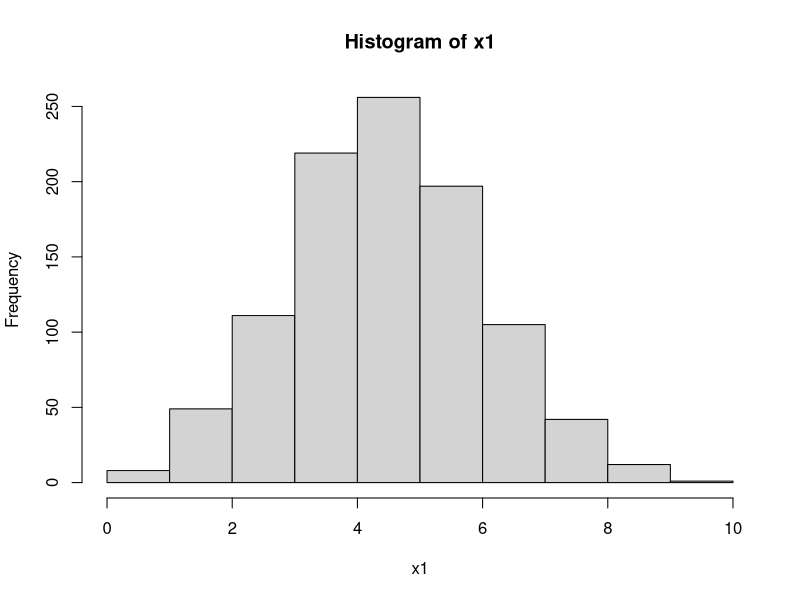
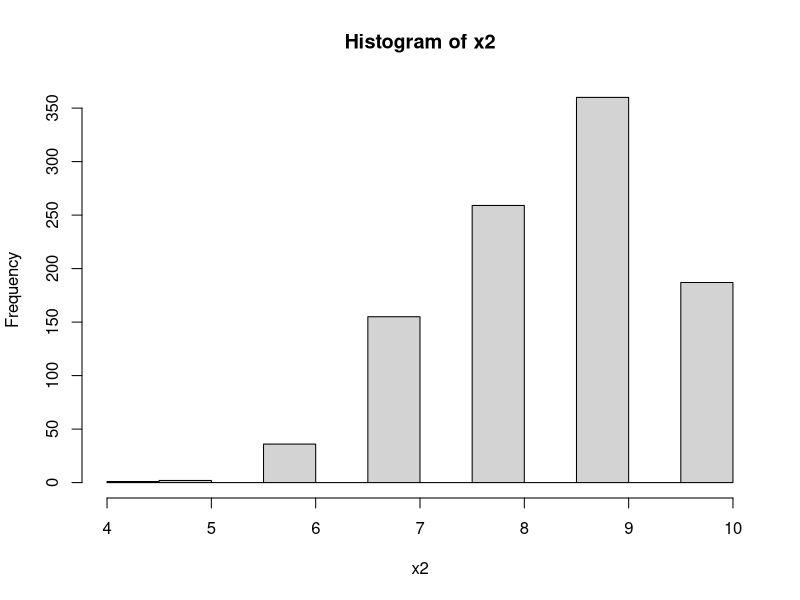
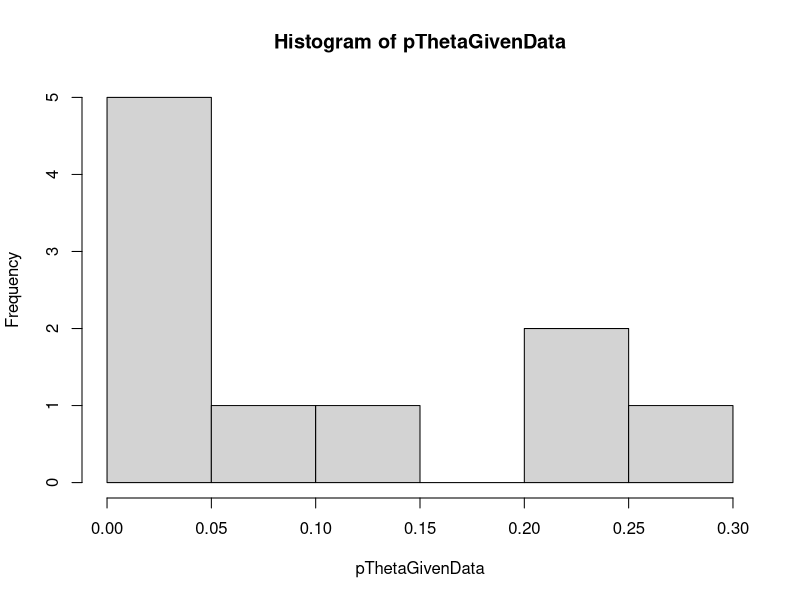

Reproduce these figures in R, in order.
library(ggplot2)


# Example: Texting while driving (binomial)

drive <- c("texting", "texting", "texting", "not", "not", 
           "texting", "texting", "not", "not", "texting")

driveNum <- ifelse(drive == "texting", 1, 0)
N <- length(drive)
nTexting <- sum(drive == "texting")
nNot <- sum(drive == "not")

x1 <- rbinom(1000, size=10, p=0.5)
x2 <- rbinom(1000, size=10, p=0.85)

mean(x1); hist(x1)
mean(x2); hist(x2)


# Goal: estimate theta, probability that says whether driver is texting
theta <- seq(from=1/(N+1), to=N/(N+1), length=10); theta

### PRIOR: triangular distribution to put weight at 0.5
## uniform: pTheta = dunif(theta)
## triangular: 
pTheta = pmin(theta, 1-theta); pTheta
## beta with mean=0.5: pTheta = dbeta(theta, 10, 10)

### LIKELIHOOD: P(y | theta)
pDataGivenTheta <- choose(N, nTexting) * theta**nTexting * (1-theta)**nNot
pDataGivenTheta

### POSTERIOR:
pData <- sum(pDataGivenTheta * pTheta); pData
pThetaGivenData <- pDataGivenTheta * pTheta / pData
pThetaGivenData; hist(pThetaGivenData)


round(data.frame(theta, prior=pTheta, likelihood=pDataGivenTheta, 
                 posterior=pThetaGivenData), 3)

posteriorMean <- sum(pThetaGivenData * theta)
posteriorMean
